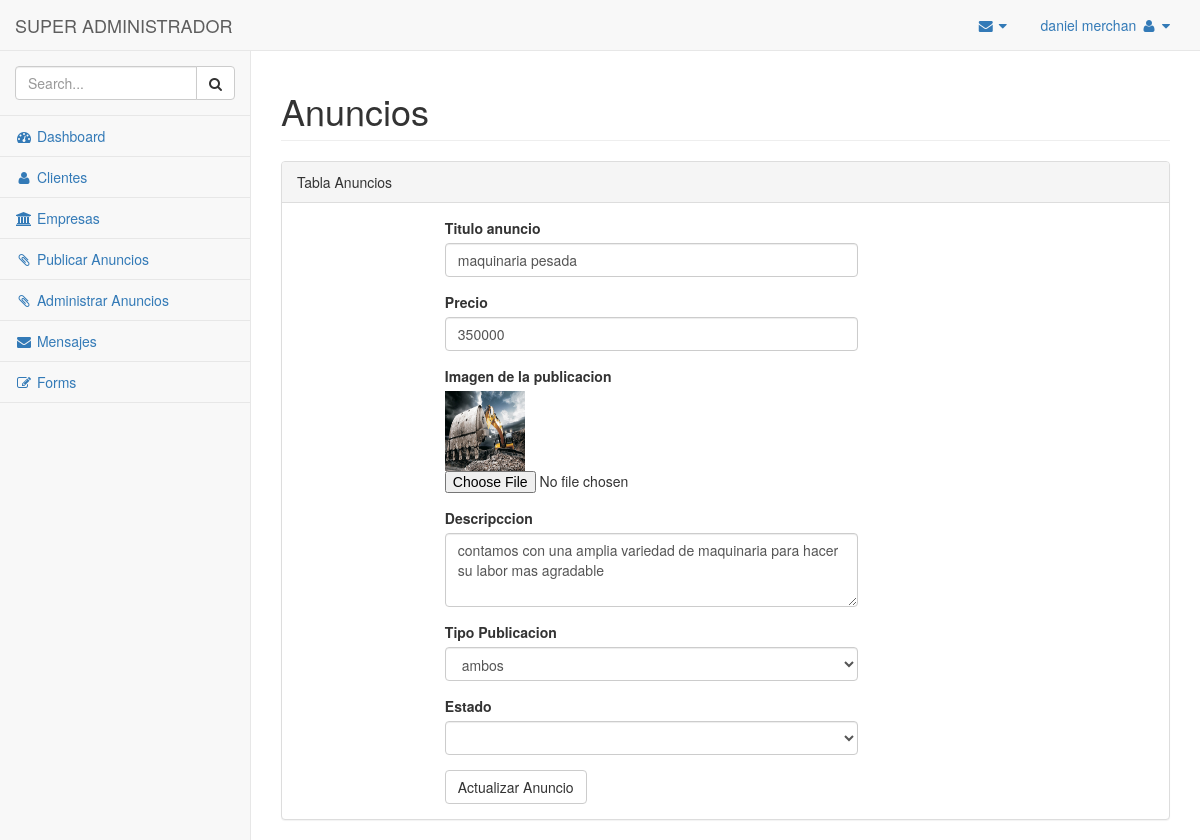
Page /admin/editbanner.php?edit=32 (signed in) on the committed database.
### tables this page shows
CREATE TABLE `banner` (
  `banner_id` int(11) NOT NULL,
  `banner_titulo` varchar(50) NOT NULL,
  `banner_descripcion` varchar(250) NOT NULL,
  `banner_precio` float NOT NULL,
  `banner_active` set('activo','pendiente','','') NOT NULL,
  `banner_status` set('anuncio','banner','ambos','pendiente') NOT NULL DEFAULT 'pendiente',
  `banner_img` varchar(255) NOT NULL
);

### admin/editbanner.php (the view, shortened to what this page needs)
<?php
if(!isset($_SESSION["session_username"])) {
    header("location:../");
} else {
?>
<!DOCTYPE html>
<html lang="en">
<head>
    <link href="./vendor/bootstrap/css/bootstrap.min.css" rel="stylesheet">
    <link href="./vendor/metisMenu/metisMenu.min.css" rel="stylesheet">
    <link href="./dist/css/sb-admin-2.css" rel="stylesheet">
    <link href="./vendor/font-awesome/css/font-awesome.min.css" rel="stylesheet" type="text/css">
</head>
<body>
    <div id="wrapper">
        <nav class="navbar navbar-default navbar-static-top" role="navigation" style="margin-bottom: 0">
            <div class="navbar-header">
                <a class="navbar-brand" href="index.html">
                <?php if ($_SESSION['user_suadmin'] == "ROLE_SUADMIN"){
                    echo "SUPER ADMINISTRADOR";
                };?></a>
            </div>
            <ul class="nav navbar-top-links navbar-right">
                <li class="dropdown">
                    <a class="dropdown-toggle" data-toggle="dropdown" href="#">
                        <i class="fa fa-envelope fa-fw"></i> <i class="fa fa-caret-down"></i>
                    </a>
                </li>
                 <li class="dropdown">
                    <a class="dropdown-toggle" data-toggle="dropdown" href="#">
                        <?php echo $_SESSION['session_username'];?> <i class="fa fa-user fa-fw"></i> <i class="fa fa-caret-down"></i>
                    </a>
                </li>
            </ul>
            <div class="navbar-default sidebar" role="navigation">
                <div class="sidebar-nav navbar-collapse">
                    <ul class="nav" id="side-menu">
                        <li class="sidebar-search">
                            <div class="input-group custom-search-form">
                                <input type="text" class="form-control" placeholder="Search...">
                                <span class="input-group-btn">
                                <button class="btn btn-default" type="button">
                                    <i class="fa fa-search"></i>
                                </button>
                            </span>
                            </div>
                        </li>
                        <li>
                            <a href="./"><i class="fa fa-dashboard fa-fw"></i> Dashboard</a>
                        </li>
                        <li>
                            <a href="clientes.php"><i class="fa fa-user fa-fw"></i> Clientes</a>
                        </li>
                        <li>
                            <a href="empresa.php"><i class="fa fa-university fa-fw"></i> Empresas</a>
                        </li>
                        <li>
                            <a href="banner.php"><i class="fa fa-paperclip fa-fw"></i> Publicar Anuncios</a>
                        </li>
                        <li>
                            <a href="adminbanner.php"><i class="fa fa-paperclip fa-fw"></i> Administrar Anuncios</a>
                        </li>
                        <li>
                            <a href="message.php"><i class="fa fa-envelope fa-fw"></i> Mensajes</a>
                        </li>
                        <li>
                            <a href="forms.php"><i class="fa fa-edit fa-fw"></i> Forms</a>
                        </li>
                    </ul>
                </div>
            </div>
        </nav>
        <div id="page-wrapper">
            <div class="row">
                <div class="col-lg-12">
                    <h1 class="page-header">Anuncios</h1>
                </div>
            </div>
            <div class="row">
                <div class="col-lg-12">
                    <div class="panel panel-default">
                        <div class="panel-heading">
                            Tabla Anuncios
                        </div>
                        <div class="panel-body">
                            <div class="row">
                              <div class="col-lg-2"></div>
                                <div class="col-lg-6">
                        <?php
       require '../logica/database.php';
       $edit = $_GET["edit"];
       $ver= "SELECT * FROM `banner` WHERE `banner_id` = '$edit' ";
       $re=mysqli_query($conexion,$ver) or die (mysql_error());
       while ($row=mysqli_fetch_array($re,MYSQLI_ASSOC)){ ?>
                                    <form action="../logica/editbanner.php" method="post" enctype="multipart/form-data" role="form">
                                        <div class="form-group">
                                            <label>Titulo anuncio</label>
                                            <input type="text" name="titulo" class="form-control" value="<?php echo $row['banner_titulo'];?>">
                                        </div>
                                        <div class="form-group">
                                            <label>Precio</label>
                                            <input type="text" name="precio" class="form-control" value="<?php echo $row['banner_precio'];?>">
                                        </div>
                                        <div class="form-group">
                                            <label>Imagen de la publicacion</label>
                                            <br>
                                            <img src="../images/slider/<?php echo $row['banner_img'];?>" width="80px" height="80px">
                                            <input type="file" name="imagen">
                                        </div>
                                        <div class="form-group">
                                            <label>Descripccion</label>
                                            <textarea name="descripcion" class="form-control" rows="3"><?php echo $row['banner_descripcion'];?></textarea>
                                        </div>
                                        <div class="form-group">
                                            <label>Tipo Publicacion</label>
                                            <select name="Status" class="form-control">
                                                <option value="<?php echo $row['banner_status'];?>"><?php echo $row['banner_status'];?></option>
                                            </select>
                                        </div>
                                        <div class="form-group">
                                            <label>Estado</label>
                                            <select name="active" class="form-control">
                                                <option value="<?php echo $row['banner_active'];?>"><?php if ($row['banner_active'] == 1){
                                            };?></option>
                                            <option value="activo">Activo</option>
                                            </select>
                                        </div>
                                        <button type="submit" class="btn btn-default">Actualizar Anuncio</button>
                                    </form>
                <?php } ?>
                                </div>
                              <div class="col-lg-2"></div>
                            </div>
                        </div>
                    </div>
                </div>
            </div>
        </div>
    </div>
</body>
</html>
<?php
}
?>

### rows in the picture
banner: titulo "maquinaria pesada", precio "350000", banner_img (picture), descripcion "contamos con una amplia variedad de maquinaria para hacer su labor mas agradable", Status "ambos"

### other values in the picture
$_SESSION['session_username'] "daniel merchan"
